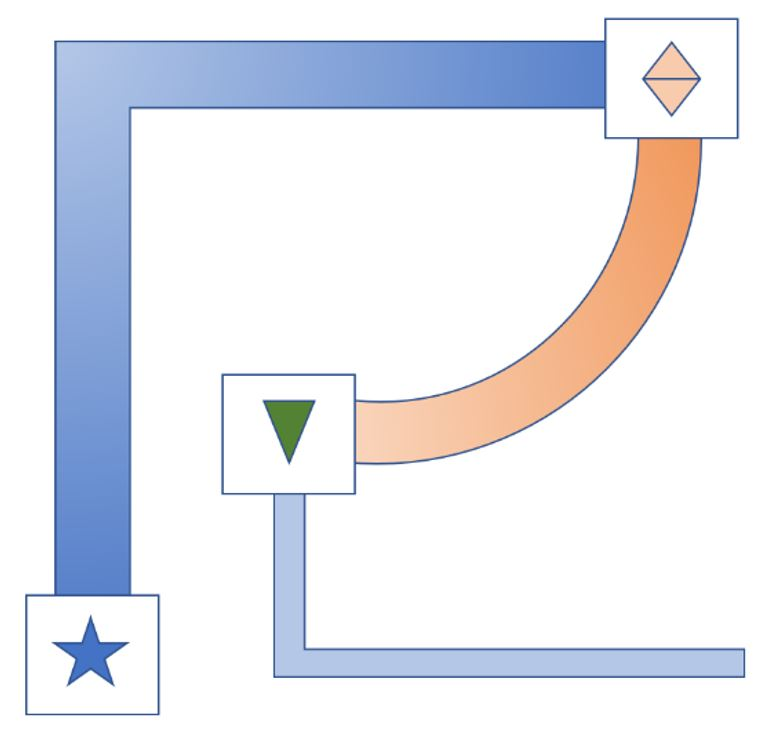
#> input picture Image/Moduel_image/test_field.jpg, 778 x 738 px, found by its file name
$ python Useful.py
#> lines starting #> are read from the running program, lines starting #| are printed output that depends on the picture; after the words box and inside, x2 and y2 are one past the last pixel; in counts of white or black regions, pixels touching at a corner belong together
import cv2
import matplotlib.pyplot as plt
import numpy as np
# from skimage import data
# from skimage.morphology import skeletonize, thin
# from skimage.util import invert
from mpl_toolkits.mplot3d import Axes3D

def find_color(img,x,y):
	return img[y,x]

def find_gradient(img,x,y):
	return 255 - img[y,x]

def remove_duplicates(x):
  return list(dict.fromkeys(x))

def find_middle(x1, y1, x2, y2):
	if x1 >= x2:
		max_x = x1
		min_x = x2
	else:
		max_x = x2
		min_x = x1

	if y1 >= y2:
		max_y = y1
		min_y = y2
	else:
		max_y = y2
		min_y = y1
	xx = int(min_x + ((max_x-min_x)/2))
	yy = int(min_y + ((max_y-min_y)/2))
	return (xx,yy)

def top_to_bot(list_is):
    ans = list_is[1:len(list_is)]
    ans.append(list_is[0])
    return ans

def find_num_point(x1,y1,x2,y2):
    if abs( x1 - x2 ) >= abs( y1 - y2 ):
        return int(abs( x1 - x2 ))
    else:
        return int(abs( y1 - y2 ))

def sampling(x1,y1,x2,y2):
    dx = x2-x1
    dy = y2-y1
    if abs( x1 - x2 ) >= abs( y1 - y2 ):
        n = int(abs( x1 - x2 ) /2)
    else:
        n = int(abs( y1 - y2 ) /2)
    dxn = dx/n
    dyn = dy/n
    output = []
    for i in range(n):
        output.append((int(x1+(i*dxn)),int(y1+(i*dyn))))
    return output

image = cv2.imread(r'C:\Users\aminb\Desktop\FIBO\Image\Moduel_image\test_field.jpg')
#> image is the input picture: shape (738, 778, 3); mean B, G, R 239.8, 233.4, 231.5
image1 = cv2.imread(r'C:\Users\aminb\Desktop\FIBO\Image\Moduel_image\test_field.jpg')
pop = image.copy()
gray = cv2.cvtColor(image, cv2.COLOR_BGR2GRAY)
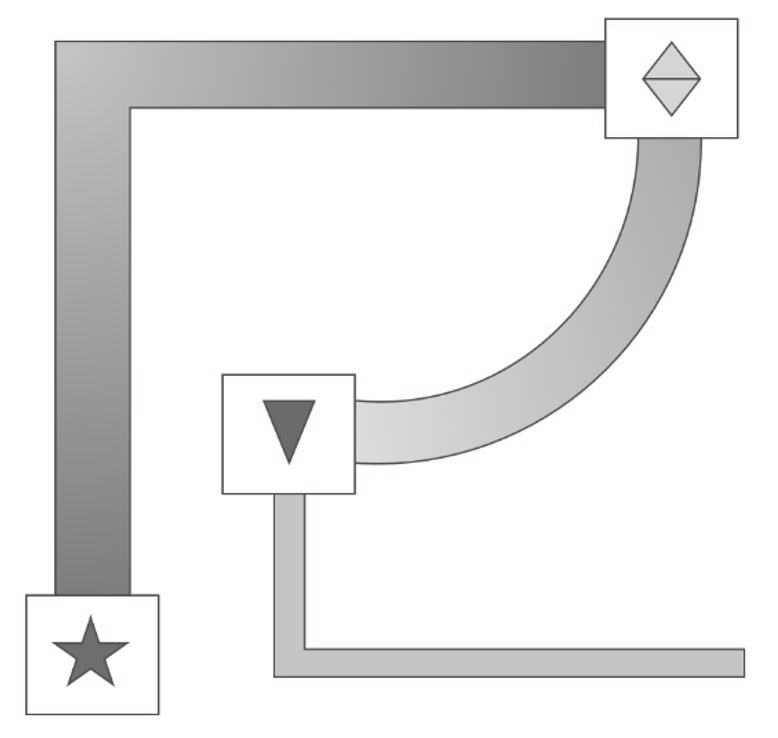
#> gray: shape (738, 778); min 58, max 255, mean 233.6
blur = cv2.GaussianBlur(gray, (5,5), 0)
# [9 lines of commented-out code are left out]
edge = cv2.Canny(blur,40,100)
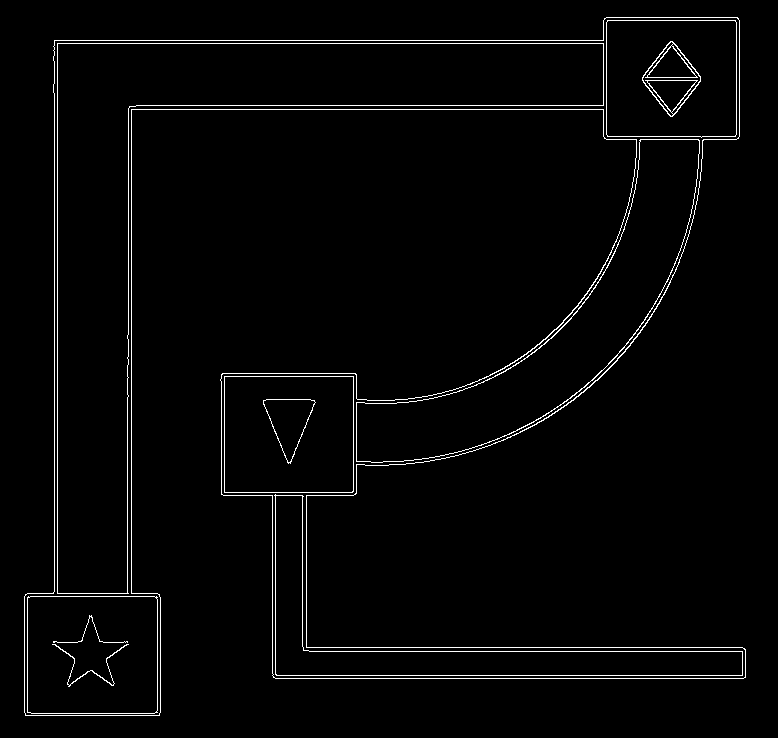
#> edge: shape (738, 778); 2.2% white in thin lines or dots, all inside (x1, y1, x2, y2) = (24, 17, 746, 716)

# bi = cv2.cvtColor(edge,cv2.THRESH_BINARY)
kernel = np.ones((3,3))
# closing = cv2.dilate(edge,kernel,iterations = 1)
dilation = cv2.dilate(edge,kernel,iterations = 1)
#> dilation: shape (738, 778); 6.7% white; 4 white regions, box (x1, y1, x2, y2) and area: (23, 16, 747, 717) 35385, (641, 40, 702, 118) 1586, (51, 614, 130, 688) 1025, (262, 398, 317, 465) 662
closing = cv2.morphologyEx(dilation, cv2.MORPH_CLOSE, kernel)
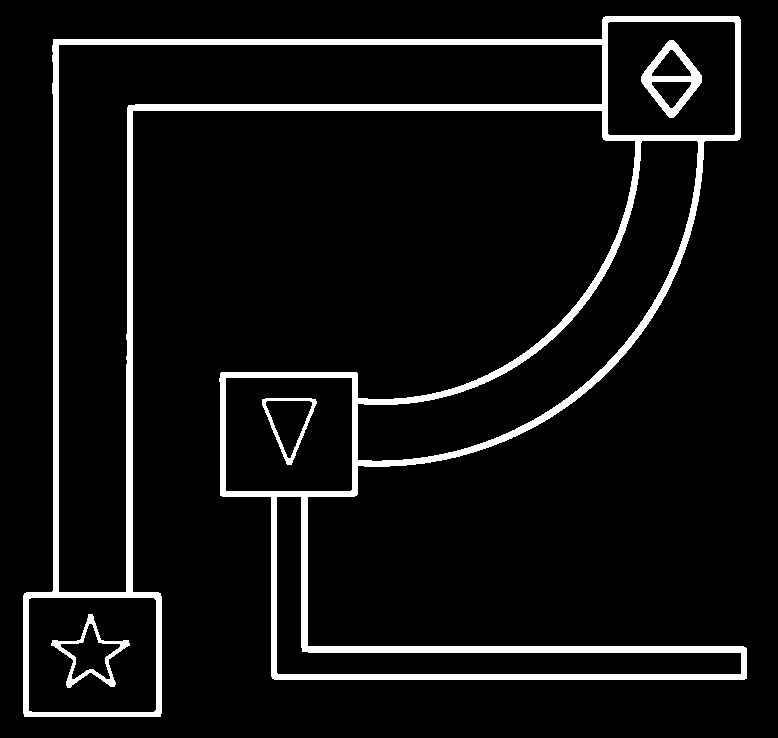
#> closing: shape (738, 778); 7% white; 4 white regions
contours, hierarchy = cv2.findContours(closing , cv2.RETR_TREE, cv2.CHAIN_APPROX_NONE)
#> contours = 14 contours; largest, box (x1, y1, x2, y2) and area: (23, 16, 747, 717) 181956, (58, 44, 603, 593) 66080, (357, 140, 699, 462) 26926, (28, 597, 157, 713) 14704, (607, 21, 736, 136) 14584
# [7 lines of commented-out code are left out]

print("Number of Contours found = " + str(len(contours)))
#| Number of Contours found = 14
# cv2.imshow('thresh', filled_contour_binary )
# cv2.waitKey(0)
# Draw all contours
# -1 signifies drawing all contours

list_all_point_path = []
list_contours_symbol = []
list_contours_box_symbol_inside = []
list_contours_path = []
# cv2.approxPolyDP()
for i in hierarchy.tolist()[0]:  #ADD list_contours
	Parent_check = (i[3] == 0) # check in case
	Child_check_symbol = (i[2] != -1) # Symbol
	Child_check_path = (i[2] == -1) # PATH
	if Parent_check:
		if Child_check_symbol:
			list_contours_box_symbol_inside.append(hierarchy.tolist()[0].index(i))
		if Child_check_path:
			list_contours_path.append(hierarchy.tolist()[0].index(i))
#> this loop made 14 passes
#> (i, Parent_check, Child_check_symbol, Child_check_path) on passes 1 to 12: ([-1, -1, 1, -1], False, True, False), ([4, -1, 2, 0], True, True, False), ([-1, -1, 3, 1], False, True, False), ([-1, -1, -1, 2], False, False, True), ([5, 1, -1, 0], True, False, True), ([8, 4, 6, 0], True, True, False), ([-1, -1, 7, 5], False, True, False), ([-1, -1, -1, 6], False, False, True), ([9, 5, -1, 0], True, False, True), ([10, 8, -1, 0], True, False, True), ([-1, 9, 11, 0], True, True, False), ([-1, -1, 12, 10], False, True, False)
#> after the loop, list_contours_box_symbol_inside = [1, 5, 10]; list_contours_path = [4, 8, 9]

for j in list_contours_box_symbol_inside:
	cont = 20
	list_x = []
	list_y = []
	for i in contours[j]:
		list_x.append(i.tolist()[0][0])
		list_y.append(i.tolist()[0][1])
	diff_x = int((max(list_x)-min(list_x))/2)
	diff_y = int((max(list_y)-min(list_y))/2)
	X = int(min(list_x) + diff_x)
	Y = int(min(list_y) + diff_y)
	const_x = diff_x + cont
	const_y = diff_y + cont

	# cv2.circle(image,(center_x,center_y), 3, (0,0,255), -1)
	offset_right =  X + const_x
	offset_left = X - const_x
	offset_up = Y + const_y
	offset_down = Y - const_y

	if find_color( gray,offset_right,Y) != 255:
		for i in sampling(*(X,Y),*(offset_right , Y)):
			cv2.circle(image,i,2,(0,0,255),-1)
			list_all_point_path.append(i+(128,))
		# cv2.line(image,(center_x,center_y),(center_x + cont_x , center_y),(0,0,255),3)

	if find_color(	gray,offset_left,Y) != 255:
		for i in sampling(*(X,Y),*(offset_left , Y)):
			cv2.circle(image,i,2,(0,0,255),-1)
			list_all_point_path.append(i+(128,))
		# cv2.line(image,(center_x,center_y),(center_x - cont_x , center_y),(0,0,255),3)

	if find_color(	gray,	X,	offset_up) != 255:
		for i in sampling(*(X,Y),*(X , offset_up)):
			cv2.circle(image,i,2,(0,0,255),-1)
			list_all_point_path.append(i+(128,))

		# cv2.line(image,(center_x,center_y),(center_x , center_y + cont_y),(0,0,255),3)

	if find_color(	gray,	X,	offset_down) != 255:
		for i in sampling(*(X,Y),*(X , offset_down)):
			cv2.circle(image,i,2,(0,0,255),-1)
			list_all_point_path.append(i+(128,))
#> this loop made 3 passes
#> (j, diff_x, X, Y, const_x, offset_right, offset_left, offset_up) on passes 2 to 3: (5, 63, 288, 434, 83, 371, 205, 511), (10, 64, 671, 78, 84, 755, 587, 155)
#> (diff_x, X, Y, const_x, offset_right, offset_left, offset_up, offset_down) on pass 1: (64, 92, 654, 84, 176, 8, 731, 577)
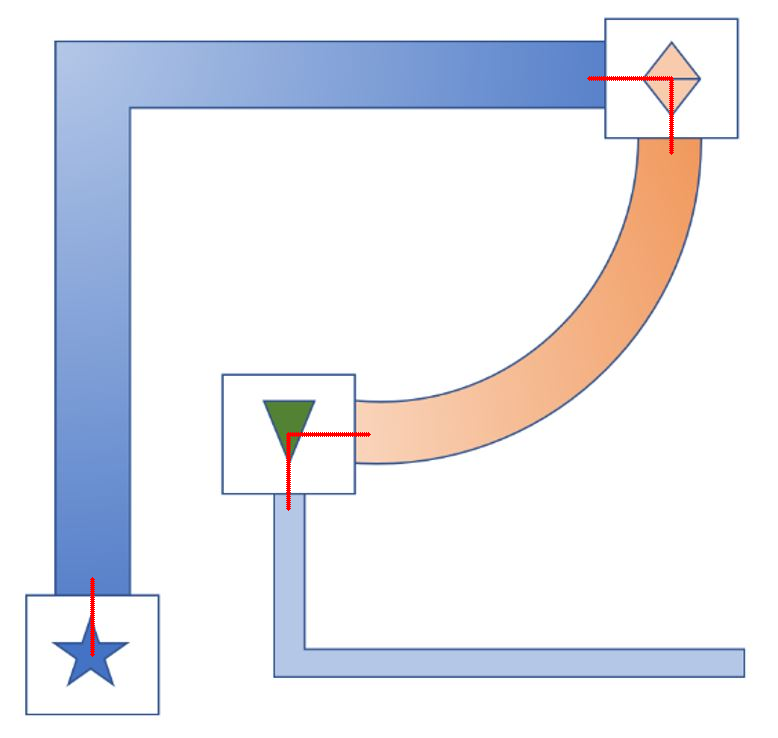
#> image: shape (738, 778, 3); 0.27% of pixels changed, all inside (x1, y1, x2, y2) = (90, 76, 674, 657)
#> after the loop, list_all_point_path = 197 items, first 6: (92, 654, 128), (92, 651, 128), (92, 649, 128), (92, 647, 128), (92, 645, 128), (92, 643, 128)
		# cv2.line(image,(center_x,center_y),(center_x , center_y - cont_y),(0,0,255),3)

	# cv2.circle(image,Centor, 3, (0,0,255), -1)


print(list_contours_box_symbol_inside)
#| [1, 5, 10]
# print(list_contours_symbol)
# print(list_contours_path)
for k in list_contours_path:
	epsilon = 0.003 * cv2.arcLength(contours[k], True)
	approx = cv2.approxPolyDP(contours[k], epsilon, True)
	list_approx = []
	for j in approx.tolist():
		list_approx.append(j[0])

	if len(list_approx) >= 7:
		a = 0
		b = -1
		list_line = []
		for _ in range(int(len(list_approx)/2)):
			point_xy_midle = find_middle(*tuple(list_approx[a]), *tuple(list_approx[b]))
			# cv2.circle(image, point_xy_midle  , 3, (0, 255, 0), -1)
			list_line.append(point_xy_midle)
			a += 1
			b -= 1
		for i in range(1,len(list_line)):
			for j in sampling(*list_line[i-1],*list_line[i]):
				cv2.circle(image,j,2,(0,0,255),-1)
				list_all_point_path.append(j+(find_gradient(gray,*j),))

	else:
		list_approx = top_to_bot(list_approx)
		a = 0
		b = -1
		list_line = []
		for _ in range(int(len(list_approx)/2)):
			point_xy_midle = find_middle(*tuple(list_approx[a]), *tuple(list_approx[b]))
			# cv2.circle(image, point_xy_midle  , 3, (0, 255, 0), -1)
			list_line.append(point_xy_midle)
			a += 1
			b -= 1

		for i in range(1,len(list_line)):
			for j in sampling(*list_line[i-1],*list_line[i]):
				cv2.circle(image,j,2,(0,0,255),-1)
				list_all_point_path.append(j+(find_gradient(gray,*j),))
#> this loop made 3 passes
#> (k, epsilon) on passes 1, 3: (4, 3.84), (9, 6.54)
#> (k, epsilon) on pass 2: (8, 3.36)
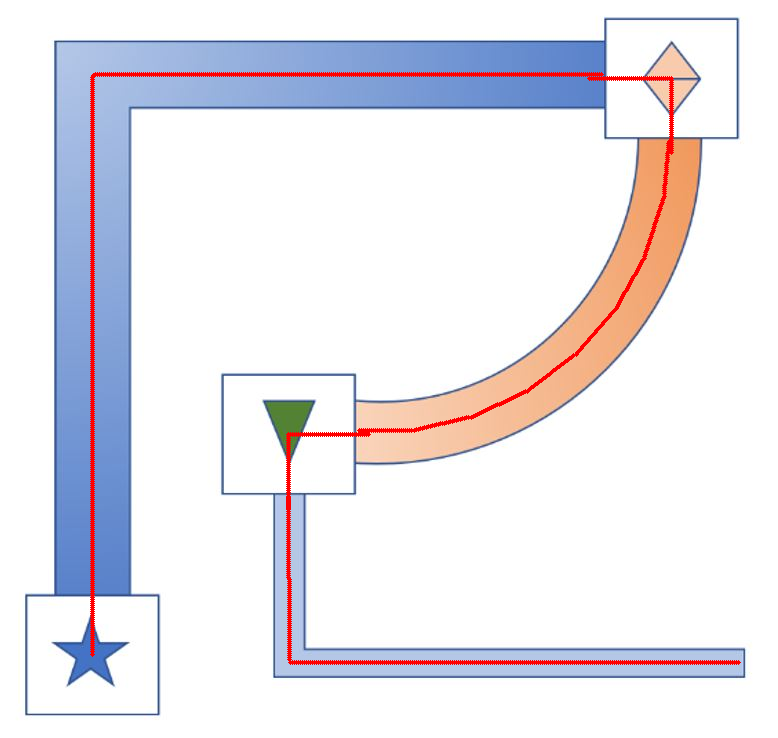
#> image: shape (738, 778, 3); 1.45% of pixels changed, all inside (x1, y1, x2, y2) = (90, 72, 741, 665)
#> after the loop, list_all_point_path = 1230 items, first 6: (92, 654, 128), (92, 651, 128), (92, 649, 128), (92, 647, 128), (92, 645, 128), (92, 643, 128)


# [47 lines of commented-out code are left out]
from math import copysign, log10
for j in list_contours_box_symbol_inside:
	# cv2.drawContours(pop,contours,i,(255,0,0),2)
	cont = 0
	list_x = []
	list_y = []
	for i in contours[j]:
		list_x.append(i.tolist()[0][0])
		list_y.append(i.tolist()[0][1])
	diff_x = int((max(list_x)-min(list_x))/2)
	diff_y = int((max(list_y)-min(list_y))/2)
	X = int(min(list_x) + diff_x)
	Y = int(min(list_y) + diff_y)
	const_x = diff_x + cont
	const_y = diff_y + cont
	offset_right =  X + const_x
	offset_left = X - const_x
	offset_up = Y + const_y
	offset_down = Y - const_y
	im = cv2.cvtColor(pop[offset_down:offset_up,offset_left:offset_right], cv2.COLOR_BGR2GRAY)
	cv2.imwrite(str(offset_down)+".png",pop[offset_down:offset_up,offset_left:offset_right])
	# cv2.imshow("222kkkk",pop[offset_down:offset_up,offset_left:offset_right])
	# cv2.waitKey(0)
	_,im = cv2.threshold(im, 128, 255, cv2.THRESH_BINARY)
	moments = cv2.moments(im)
	huMoments = cv2.HuMoments(moments)
	for q in range(0,7):
		huMoments[q] = (-1* copysign(1.0, huMoments[q]) * log10(abs(huMoments[q])))
	print(huMoments)
	cv2.imshow("kkkk",pop[offset_down:offset_up,offset_left:offset_right])
	cv2.waitKey(0)
#> this loop made 3 passes
#> (j, diff_x, X, Y, const_x, offset_right, offset_left, offset_up) on passes 2 to 3: (5, 63, 288, 434, 63, 351, 225, 491), (10, 64, 671, 78, 64, 735, 607, 135)
#> (diff_x, X, Y, const_x, offset_right, offset_left, offset_up, offset_down) on pass 1: (64, 92, 654, 64, 156, 28, 711, 597)
#> (printed output is left out)
#> pass 1, `_,im = cv2.threshold(im, 128, 255, cv2.THRESH_BINARY)`:
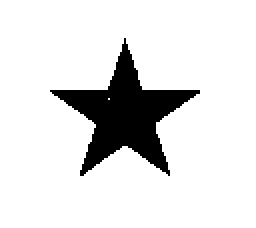
#> im: shape (114, 128) (shown 2 times larger); 87.9% white; 1 black region, box (x1, y1, x2, y2) and area: (25, 19, 100, 88) 1770
#> after the loop:
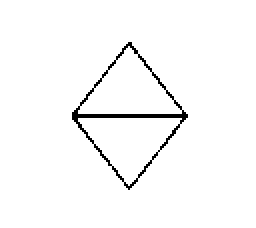
#> im: shape (114, 128) (shown 2 times larger); 97.6% white; black in thin lines or dots, all inside (x1, y1, x2, y2) = (36, 21, 94, 95)

cv2.destroyAllWindows()
